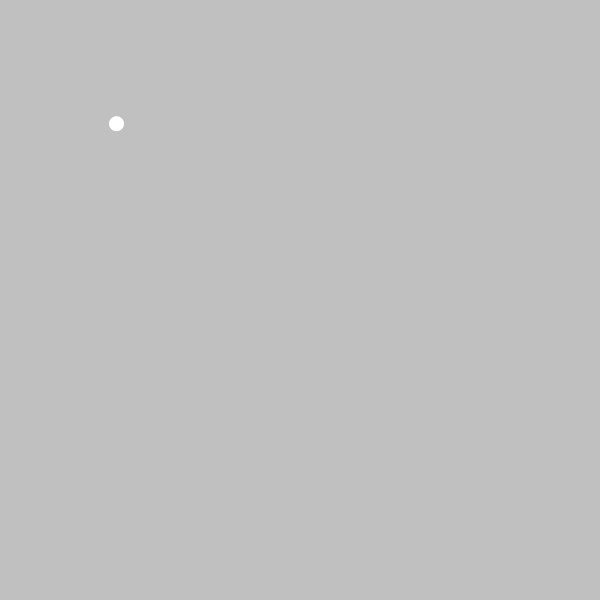
Frame 1 (no input)
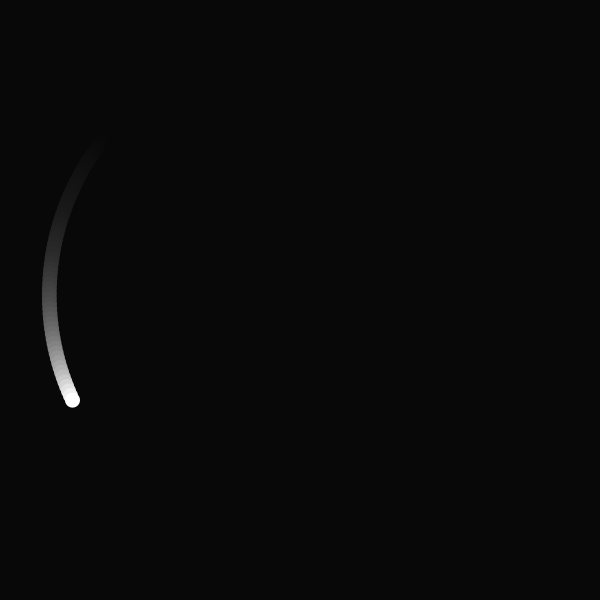
Frame 60 (the mouse pressed at the canvas centre just before this capture)
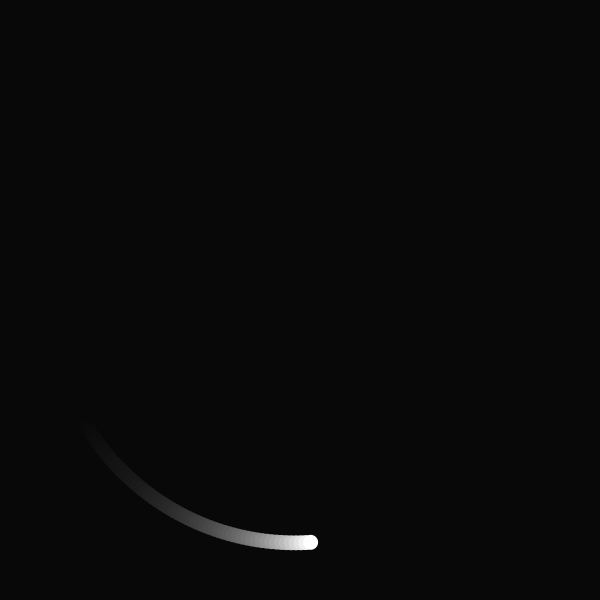
Frame 120 (the mouse held since frame 60 and released just before this capture)

The Processing sketch that drew these frames (run headless with seeded random() and noise(); from frame 60 on, the mouse is pressed at the canvas centre):

// Processing sketch: Blackhole2
// ── Blackhole2.pde
/*
Lovato, Griffin
 
 3/7/2018
 
 Exercise 032-01
 
 A representation of a black hole. The green dots are the spiral of the black hole,
 the red dots are the path of an object orbiting the black hole, and the blue dot
 is an object (non-functioning).
 
 Uses code from https://www.openprocessing.org/sketch/106191
*/

float x;
float y;
float radius;
float angle;
 
void setup() {
  size(600, 600);
  noStroke();
  setStart(120, 120);
}
 
void draw() {
  fill(0,15);
  rect(0,0,width,height);
    translate(width / 2, height / 2);
    angle += 0.02;
    radius -= 0.1;
    if(radius < 0)
        radius = 0;
    x = sin(angle) * radius;
    y = cos(angle) * radius;
    fill(255);
    ellipse(x, y, 15, 15);
}
 
void setStart(int x, int y) {
    angle = atan2(x - width / 2, y - height / 2);
    radius = dist(width / 2, height / 2, x, y);
    this.x = x;
    this.y = y;
}
